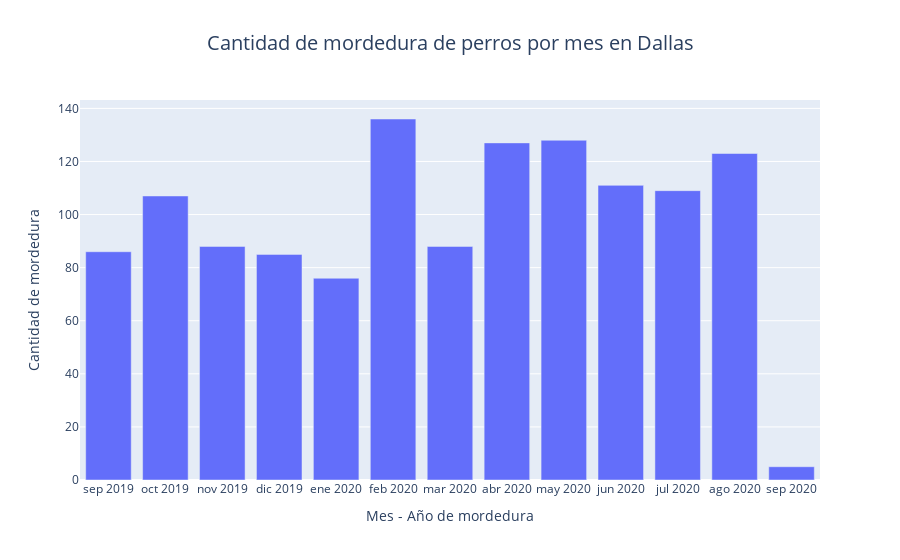

The code cell stored with this chart in its notebook:
### Code cell
fig = px.bar(df_Incidente, x = 'Fecha', y = 'Cantidad', title = "Cantidad de mordedura de perros por mes en Dallas",
             labels = {'Fecha': 'Mes - Año de mordedura', 'Cantidad': 'Cantidad de mordedura'})

fig.update_layout(xaxis={'tickangle': 0},
                  title_font_size=20,
                  title_x=0.5,)
fig.show()

### Figure 1 — Plotly figure (JSON) as saved in the notebook; plotly's stock layout.template omitted (floating-point values rounded to 4 significant figures)
{"data": [{"alignmentgroup": "True", "hovertemplate": "Mes - Año de mordedura=%{x}<br>Cantidad de mordedura=%{y}<extra></extra>", "legendgroup": "", "marker": {"color": "#636efa", "pattern": {"shape": ""}}, "name": "", "offsetgroup": "", "orientation": "v", "showlegend": false, "textposition": "auto", "type": "bar", "x": ["sep 2019", "oct 2019", "nov 2019", "dic 2019", "ene 2020", "feb 2020", "mar 2020", "abr 2020", "may 2020", "jun 2020", "jul 2020", "ago 2020", "sep 2020"], "xaxis": "x", "y": [86, 107, 88, 85, 76, 136, 88, 127, 128, 111, 109, 123, 5], "yaxis": "y"}], "layout": {"barmode": "relative", "legend": {"tracegroupgap": 0}, "title": {"font": {"size": 20}, "text": "Cantidad de mordedura de perros por mes en Dallas", "x": 0.5}, "xaxis": {"anchor": "y", "domain": [0, 1], "tickangle": 0, "title": {"text": "Mes - Año de mordedura"}}, "yaxis": {"anchor": "x", "domain": [0, 1], "title": {"text": "Cantidad de mordedura"}}}}
